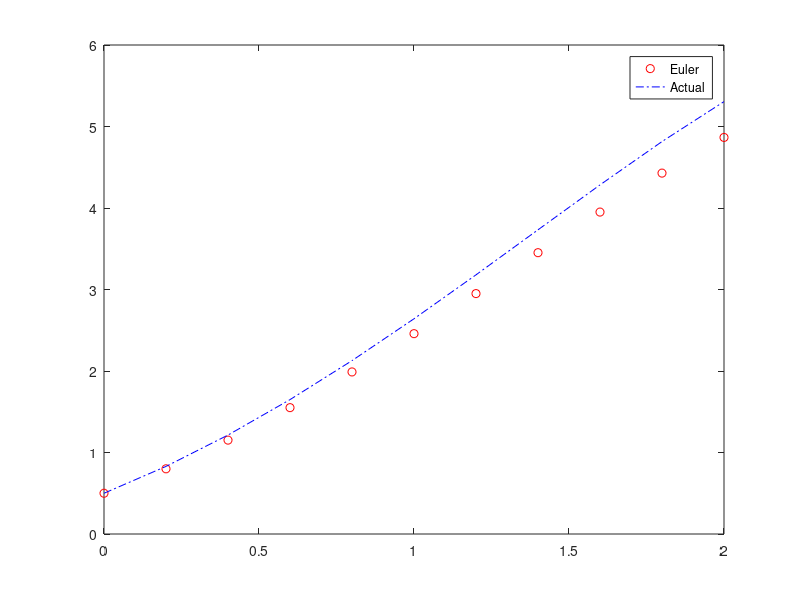

This chart was generated by the following MATLAB code:
% See notion 6.1 and notebook page 170
a = 0;
b = 2;
h = 0.2;
n = (b-a)/h;
alpha = 0.5;
f = @(t,y) y - t.^2 + 1;

t = zeros(1,n+1);
y = zeros(1,n+1);

t(1) = a;
y(1) = alpha;

for i = 1:n
    y(i+1) = y(i) + f(t(i), y(i))*h;
    t(i+1) = t(i) + h;
end

plot(t, y, 'ro');
hold on;
t_act = 0:0.2:2;
f_act = @(t) (t+1).^2 - 0.5*exp(t);

plot(t_act, f_act(t_act), 'b-.');
legend('Euler', 'Actual');
